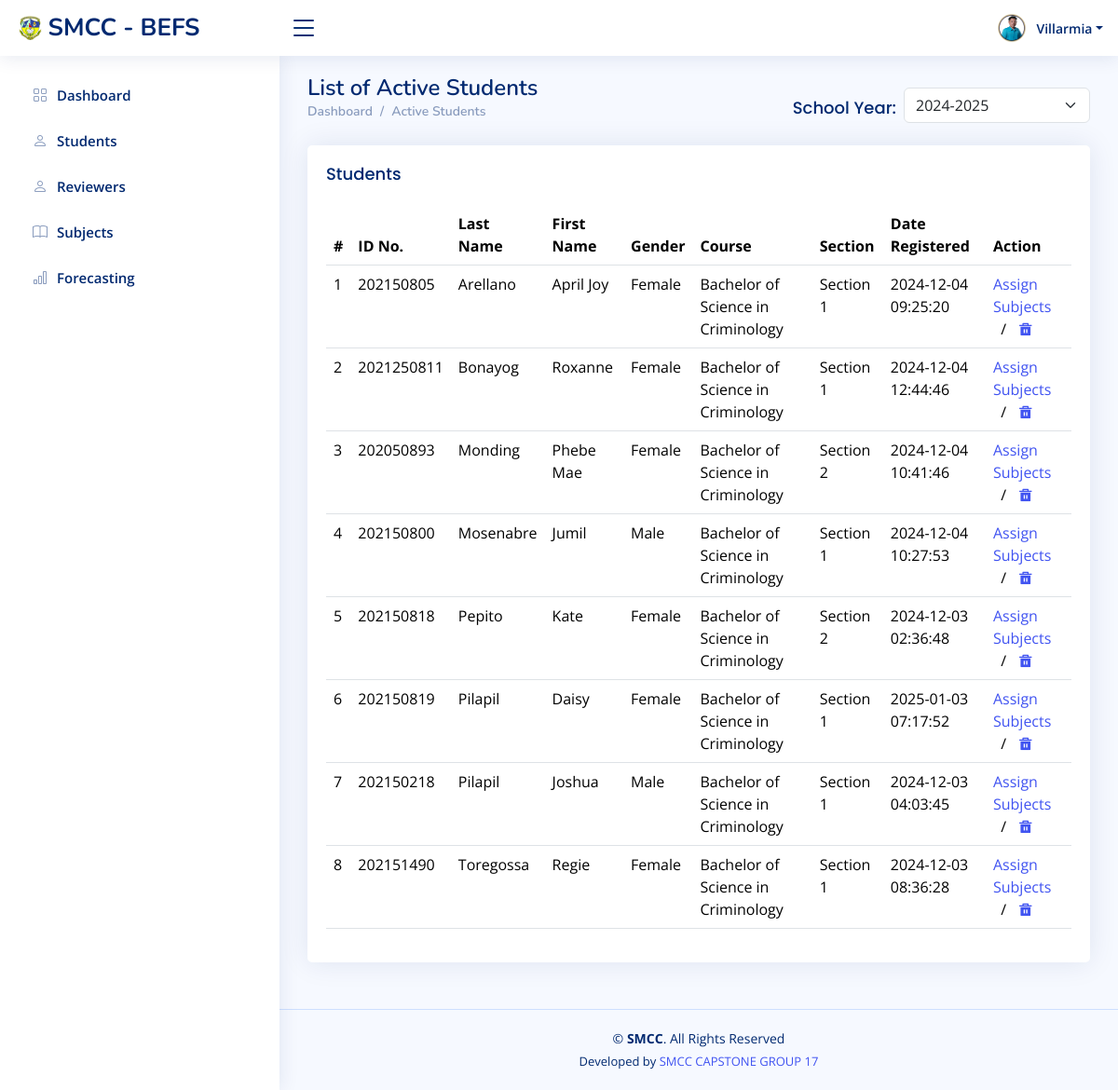
The app's page /dean/dean_students_active.php?user_id=3 with its own data.
### tables this page shows
CREATE TABLE `users` (
  `id` int(11) NOT NULL,
  `username` varchar(255) DEFAULT NULL,
  `password` varchar(255) DEFAULT NULL,
  `type` varchar(255) DEFAULT NULL,
  `status` varchar(255) DEFAULT NULL,
  `fname` varchar(255) DEFAULT NULL,
  `lname` varchar(255) DEFAULT NULL,
  `profile_image` varchar(255) DEFAULT NULL,
  `date_created` datetime DEFAULT NULL,
  `logged_in` varchar(255) DEFAULT NULL
);

CREATE TABLE `students` (
  `id` int(11) NOT NULL,
  `about` varchar(255) DEFAULT NULL,
  `lrn_num` varchar(255) DEFAULT NULL,
  `fname` varchar(255) DEFAULT NULL,
  `lname` varchar(255) DEFAULT NULL,
  `gender` varchar(10) DEFAULT NULL,
  `username` varchar(255) DEFAULT NULL,
  `password` varchar(255) DEFAULT NULL,
  `complete_address` varchar(255) DEFAULT NULL,
  `year_level_id` int(11) DEFAULT NULL,
  `course_id` int(11) DEFAULT NULL,
  `section_id` int(11) DEFAULT NULL,
  `school_year_id` int(11) DEFAULT NULL,
  `status` varchar(255) DEFAULT NULL,
  `date_registered` datetime DEFAULT NULL,
  `logged_in` varchar(255) DEFAULT NULL,
  `profile_image` varchar(255) DEFAULT NULL,
  `level` varchar(255) DEFAULT NULL
);

CREATE TABLE `course` (
  `id` int(11) NOT NULL,
  `description` varchar(255) DEFAULT NULL,
  `year_level_id` int(11) DEFAULT NULL,
  `school_year` varchar(255) DEFAULT NULL,
  `date_entry` datetime DEFAULT NULL,
  `status` varchar(255) DEFAULT NULL,
  `code_no` varchar(255) DEFAULT NULL
);

CREATE TABLE `section` (
  `id` int(11) NOT NULL,
  `user_id` int(11) DEFAULT NULL,
  `description` varchar(255) DEFAULT NULL,
  `date_entry` datetime DEFAULT NULL,
  `status` varchar(255) DEFAULT NULL
);

### dean/dean_students_active.php (the view, shortened to what this page needs)
<?php
include('../dbconnect.php');
$user_id = $_REQUEST['user_id'];
$current_sy_query = mysqli_query($conn, "SELECT id FROM school_year WHERE status = 'Current Set' LIMIT 1");
$current_school_year = mysqli_fetch_assoc($current_sy_query)['id'] ?? null;
$school_year = $_GET['school_year'] ?? $current_school_year;
$sql = "
    SELECT students.id AS stud_id, students.lrn_num, students.fname, students.lname,
           students.gender, students.date_registered, course.description AS course,
           section.description AS section, students.course_id AS c_id
    FROM students
    INNER JOIN course ON students.course_id = course.id
    INNER JOIN section ON students.section_id = section.id
    INNER JOIN dean_course ON students.course_id = dean_course.course_id
    WHERE students.status = 'Active' AND dean_course.user_id = ?";
if (!empty($school_year)) {
    $sql .= " AND students.school_year_id = ?";
}
$sql .= " ORDER BY students.lname ASC";
$stmt = $conn->prepare($sql);
if (!empty($school_year)) {
    $stmt->bind_param("ii", $user_id, $school_year);
} else {
    $stmt->bind_param("i", $user_id);
}
$stmt->execute();
$result = $stmt->get_result();
$counter = 1;
?>
<!DOCTYPE html>
<html lang="en">
<head>
  <link href="../assets/vendor/bootstrap/css/bootstrap.min.css" rel="stylesheet">
  <link href="../assets/vendor/bootstrap-icons/bootstrap-icons.css" rel="stylesheet">
  <link href="../assets/vendor/boxicons/css/boxicons.min.css" rel="stylesheet">
  <link href="../assets/vendor/quill/quill.snow.css" rel="stylesheet">
  <link href="../assets/vendor/quill/quill.bubble.css" rel="stylesheet">
  <link href="../assets/vendor/remixicon/remixicon.css" rel="stylesheet">
  <link href="../assets/vendor/simple-datatables/style.css" rel="stylesheet">
  <link href="../assets/css/style.css" rel="stylesheet">
</head>
<body>
  <?php
    $query = mysqli_query($conn, "SELECT * FROM users WHERE id = '$user_id'") or die(mysqli_error());
    if($row = mysqli_fetch_array($query)) {
        $lname = $row['lname'];
        $lname = ucfirst(strtolower($lname));
    }
  ?>
  <?php include('dean_header.php'); ?>
  <?php include('dean_sidebar.php'); ?>
  <main id="main" class="main">
    <div class="pagetitle">
      <div class="d-flex justify-content-between align-items-center">
        <div>
          <h1>List of Active Students</h1>
          <nav>
            <ol class="breadcrumb">
              <li class="breadcrumb-item">
                <a href="dean_home_page.php?user_id=<?php echo $user_id; ?>">Dashboard</a>
              </li>
              <li class="breadcrumb-item">Active Students</li>
            </ol>
          </nav>
        </div>
        <div>
  <form method="GET" action="dean_students_active.php">
    <div class="d-flex align-items-center justify-content-end">
      <label for="school_year_filter" class="card-title me-2">School Year:</label>
      <select class="form-select" style="width: 200px;" name="school_year" id="school_year_filter" onchange="this.form.submit()">
        <?php
          $sy_query = mysqli_query($conn, "SELECT id, description FROM school_year ORDER BY description ASC");
          while ($sy_row = mysqli_fetch_array($sy_query)) {
            $selected = $school_year == $sy_row['id'] ? 'selected' : '';
            echo "<option value='{$sy_row['id']}' $selected>{$sy_row['description']}</option>";
          }
        ?>
      </select>
    </div>
  </form>
</div>
      </div>
    </div>
    <section class="section">
      <div class="row">
        <div class="col-lg-12">
          <div class="card">
            <div class="card-body">
              <h5 class="card-title">Students</h5>
              <table class="table datatable">
                <thead>
                  <tr>
                    <th>#</th>
                    <th>ID No.</th>
                    <th>Last Name</th>
                    <th>First Name</th>
                    <th>Gender</th>
                    <th>Course</th>
                    <th>Section</th>
                    <th>Date Registered</th>
                    <th>Action</th>
                  </tr>
                </thead>
                <tbody>
                <?php
                  while ($row = $result->fetch_assoc()) {
                ?>
                  <tr>
                    <td><?php echo $counter++; ?></td>
                    <td><?= htmlspecialchars($row['lrn_num']) ?></td>
                    <td><?= htmlspecialchars($row['lname']) ?></td>
                    <td><?= htmlspecialchars($row['fname']) ?></td>
                    <td><?= htmlspecialchars($row['gender']) ?></td>
                    <td><?= htmlspecialchars($row['course']) ?></td>
                    <td><?= htmlspecialchars($row['section']) ?></td>
                    <td><?= htmlspecialchars($row['date_registered']) ?></td>
                    <td>
                      <a href="dean_students_assign_subjects.php?user_id=<?= htmlspecialchars($user_id) ?>&stud_id=<?= htmlspecialchars($row['stud_id']) ?>&c_id=<?= htmlspecialchars($row['c_id']) ?>">Assign Subjects</a>
                      &nbsp;&nbsp;/&nbsp;&nbsp;
                      <a href="dean_students_remove_sc.php?user_id=<?= htmlspecialchars($user_id) ?>&stud_id=<?= htmlspecialchars($row['stud_id']) ?>">
                        <i class="ri-delete-bin-5-fill"></i>
                      </a>
                    </td>
                  </tr>
                <?php
                  }
                ?>
                </tbody>
              </table>
            </div>
          </div>
        </div>
      </div>
    </section>
  </main>
  <?php include('../footer.php'); ?>
</body>
</html>

### dean/dean_header.php (shortened to what this page needs)
<header id="header" class="header fixed-top d-flex align-items-center">
    <div class="d-flex align-items-center justify-content-between">
        <a href="dean_home_page.php?user_id=<?php echo $user_id; ?>" class="logo d-flex align-items-center">
            <img src="../images/Smcc_logo.gif" alt="">
            <span class="d-none d-lg-block">SMCC - BEFS</span>
        </a>
        <i class="bi bi-list toggle-sidebar-btn"></i>
    </div>
    <nav class="header-nav ms-auto">
        <ul class="d-flex align-items-center">
            <li class="nav-item dropdown pe-3">
                <a class="nav-link nav-profile d-flex align-items-center pe-0" href="#" id="navbarDropdown" data-bs-toggle="dropdown" aria-expanded="false">
                    <?php
                    $profile_image = !empty($row['profile_image']) ? $row['profile_image'] : '../assets/img/profile-img2.jpg';
                    ?>
                    <img src="<?php echo $profile_image; ?>" alt="Profile" class="rounded-circle">
                    <span class="d-none d-md-block dropdown-toggle ps-2"><?php echo $lname; ?></span>
                </a>
            </li>
        </ul>
    </nav>
</header>

### assets/css/style.css (style rules this page uses)
:root { scroll-behavior: smooth; }
body { font-family: "Open Sans", sans-serif; background: #f6f9ff; color: #444444; }
a { color: #4154f1; text-decoration: none; }
h1, h2, h3, h4, h5, h6 { font-family: "Nunito", sans-serif; }
#main { margin-top: 60px; padding: 20px 30px; transition: all 0.3s; }
.pagetitle { margin-bottom: 10px; }
.pagetitle h1 { font-size: 24px; margin-bottom: 0; font-weight: 600; color: #012970; }
.card { margin-bottom: 30px; border: none; border-radius: 5px; box-shadow: 0px 0 30px rgba(1, 41, 112, 0.1); }
.card-title { padding: 20px 0 15px 0; font-size: 18px; font-weight: 500; color: #012970; font-family: "Poppins", sans-serif; }
.card-body { padding: 0 20px 20px 20px; }
.breadcrumb { font-size: 14px; font-family: "Nunito", sans-serif; color: #899bbd; font-weight: 600; }
.breadcrumb a { color: #899bbd; transition: 0.3s; }
.breadcrumb .breadcrumb-item::before { color: #899bbd; }
.logo { line-height: 1; }
@media (min-width: 1200px) { .logo { width: 280px; } }
.logo img { max-height: 26px; margin-right: 6px; }
.logo span { font-size: 26px; font-weight: 700; color: #012970; font-family: "Nunito", sans-serif; }
.header { transition: all 0.5s; z-index: 997; height: 60px; box-shadow: 0px 2px 20px rgba(1, 41, 112, 0.1); background-color: #fff; padding-left: 20px; }
.header .toggle-sidebar-btn { font-size: 32px; padding-left: 10px; cursor: pointer; color: #012970; }
.header-nav ul { list-style: none; }
.header-nav>ul { margin: 0; padding: 0; }
.header-nav .nav-profile { color: #012970; }
.header-nav .nav-profile img { max-height: 36px; }
.header-nav .nav-profile span { font-size: 14px; font-weight: 600; }
@media (min-width: 1200px) { #main, #footer { margin-left: 300px; } }

### records on screen
users: profile_image (picture), lname "Villarmia"
students: lrn_num "202150805", lname "Arellano", fname "April Joy", gender "Female", course.description "Bachelor of Science in Criminology", section.description "Section 1", date_registered "2024-12-04 09:25:20"
students: lrn_num "2021250811", lname "Bonayog", fname "Roxanne", gender "Female", course.description "Bachelor of Science in Criminology", section.description "Section 1", date_registered "2024-12-04 12:44:46"
students: lrn_num "202050893", lname "Monding", fname "Phebe Mae", gender "Female", course.description "Bachelor of Science in Criminology", section.description "Section 2", date_registered "2024-12-04 10:41:46"
students: lrn_num "202150800", lname "Mosenabre", fname "Jumil", gender "Male", course.description "Bachelor of Science in Criminology", section.description "Section 1", date_registered "2024-12-04 10:27:53"
students: lrn_num "202150818", lname "Pepito", fname "Kate", gender "Female", course.description "Bachelor of Science in Criminology", section.description "Section 2", date_registered "2024-12-03 02:36:48"
students: lrn_num "202150819", lname "Pilapil", fname "Daisy", gender "Female", course.description "Bachelor of Science in Criminology", section.description "Section 1", date_registered "2025-01-03 07:17:52"
students: lrn_num "202150218", lname "Pilapil", fname "Joshua", gender "Male", course.description "Bachelor of Science in Criminology", section.description "Section 1", date_registered "2024-12-03 04:03:45"
students: lrn_num "202151490", lname "Toregossa", fname "Regie", gender "Female", course.description "Bachelor of Science in Criminology", section.description "Section 1", date_registered "2024-12-03 08:36:28"

### other values on screen
form field school_year "2024-2025"
